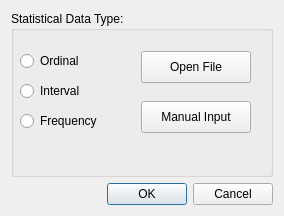
<?xml version="1.0" encoding="UTF-8"?>
<ui version="4.0">
 <class>Dialog</class>
 <widget class="QDialog" name="Dialog">
  <property name="geometry">
   <rect>
    <x>0</x>
    <y>0</y>
    <width>284</width>
    <height>216</height>
   </rect>
  </property>
  <property name="windowTitle">
   <string>Dialog</string>
  </property>
  <layout class="QVBoxLayout" name="verticalLayout_2">
   <item>
    <layout class="QVBoxLayout" name="verticalLayout">
     <item>
      <widget class="QGroupBox" name="groupBox">
       <property name="title">
        <string>Statistical Data Type:</string>
       </property>
       <widget class="QRadioButton" name="radioButton_2">
        <property name="geometry">
         <rect>
          <x>9</x>
          <y>70</y>
          <width>241</width>
          <height>20</height>
         </rect>
        </property>
        <property name="text">
         <string>Interval</string>
        </property>
       </widget>
       <widget class="QRadioButton" name="radioButton">
        <property name="geometry">
         <rect>
          <x>9</x>
          <y>40</y>
          <width>241</width>
          <height>20</height>
         </rect>
        </property>
        <property name="text">
         <string>Ordinal</string>
        </property>
       </widget>
       <widget class="QRadioButton" name="radioButton_3">
        <property name="geometry">
         <rect>
          <x>9</x>
          <y>100</y>
          <width>241</width>
          <height>20</height>
         </rect>
        </property>
        <property name="text">
         <string>Frequency</string>
        </property>
       </widget>
       <widget class="QPushButton" name="pushButton_2">
        <property name="geometry">
         <rect>
          <x>130</x>
          <y>90</y>
          <width>110</width>
          <height>32</height>
         </rect>
        </property>
        <property name="text">
         <string>Manual Input</string>
        </property>
       </widget>
       <widget class="QPushButton" name="pushButton">
        <property name="geometry">
         <rect>
          <x>130</x>
          <y>40</y>
          <width>110</width>
          <height>32</height>
         </rect>
        </property>
        <property name="text">
         <string>Open File</string>
        </property>
       </widget>
      </widget>
     </item>
    </layout>
   </item>
   <item>
    <widget class="QDialogButtonBox" name="buttonBox">
     <property name="orientation">
      <enum>Qt::Horizontal</enum>
     </property>
     <property name="standardButtons">
      <set>QDialogButtonBox::Cancel|QDialogButtonBox::Ok</set>
     </property>
    </widget>
   </item>
  </layout>
 </widget>
 <resources/>
 <connections>
  <connection>
   <sender>buttonBox</sender>
   <signal>accepted()</signal>
   <receiver>Dialog</receiver>
   <slot>accept()</slot>
   <hints>
    <hint type="sourcelabel">
     <x>248</x>
     <y>254</y>
    </hint>
    <hint type="destinationlabel">
     <x>157</x>
     <y>274</y>
    </hint>
   </hints>
  </connection>
  <connection>
   <sender>buttonBox</sender>
   <signal>rejected()</signal>
   <receiver>Dialog</receiver>
   <slot>reject()</slot>
   <hints>
    <hint type="sourcelabel">
     <x>316</x>
     <y>260</y>
    </hint>
    <hint type="destinationlabel">
     <x>286</x>
     <y>274</y>
    </hint>
   </hints>
  </connection>
 </connections>
</ui>
